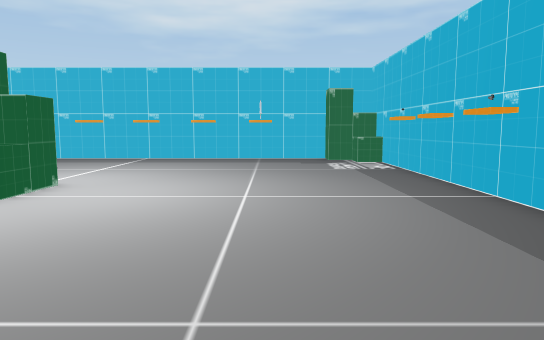
view 1 (above)

15 first-person views from a walk through a scene from a Unity 3-D project. The camera is 1.3 m above the floor, tilts 6° down and sees 70° across. The floor is counted in squares, 1 m on a side. Each view is taken from the middle of a square. On the plan, view 1 faces up. The plan holds only what a view shows up to about 16 squares ahead; the rest is blank. The player is left out. Some animated figures are left out.

view 2
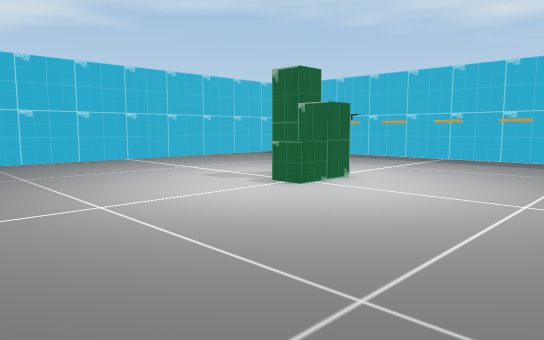

view 3
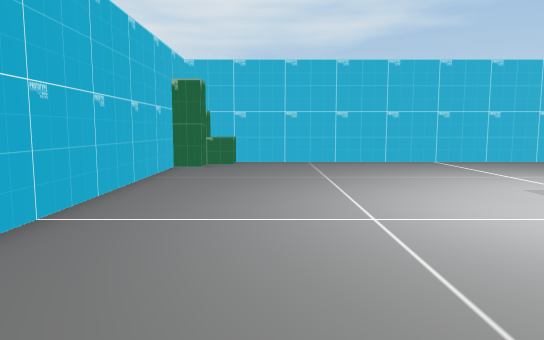

view 4
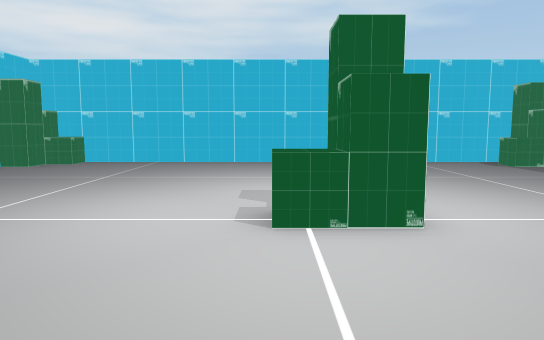

view 5
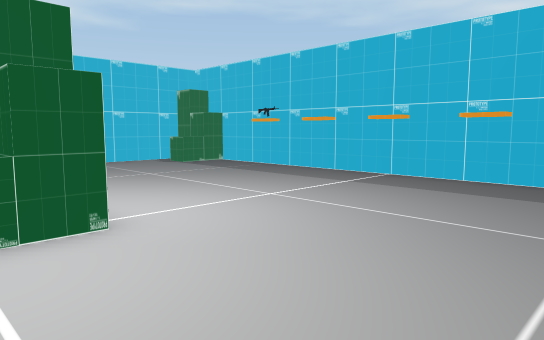

view 6
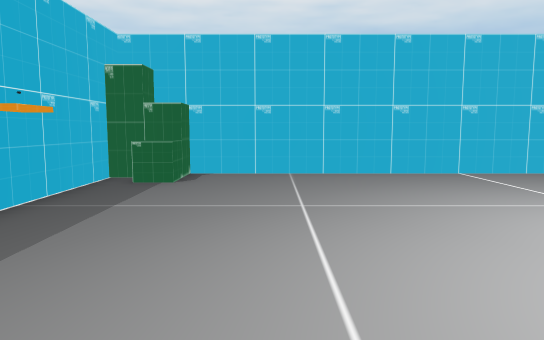

view 7
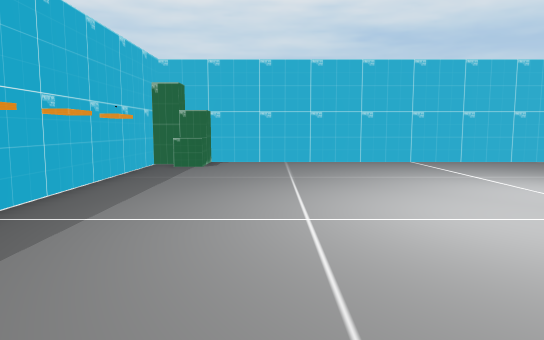

view 8
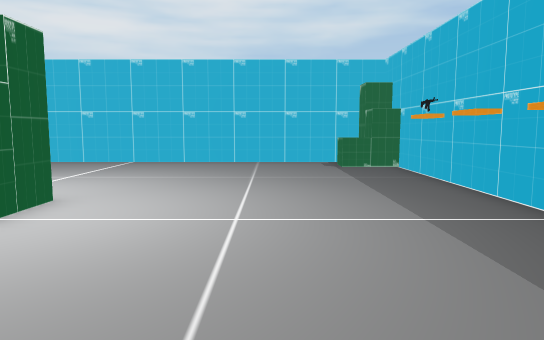

view 9
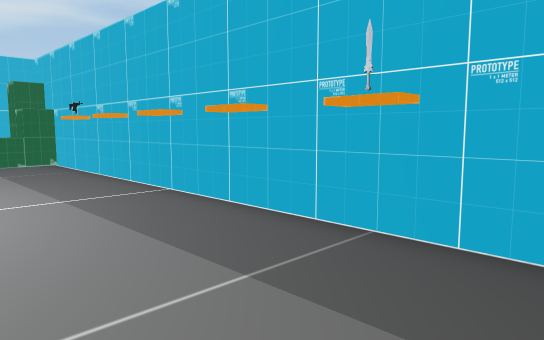

view 10
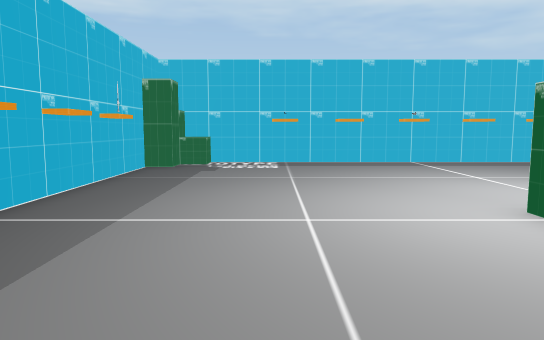

view 11
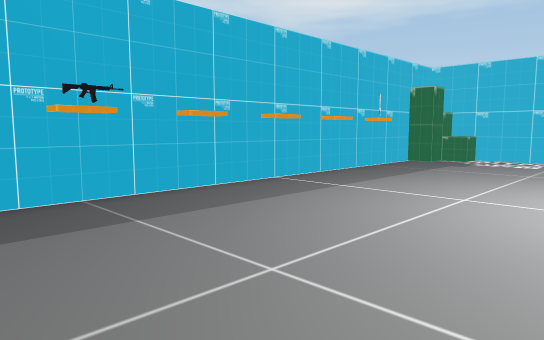

view 12
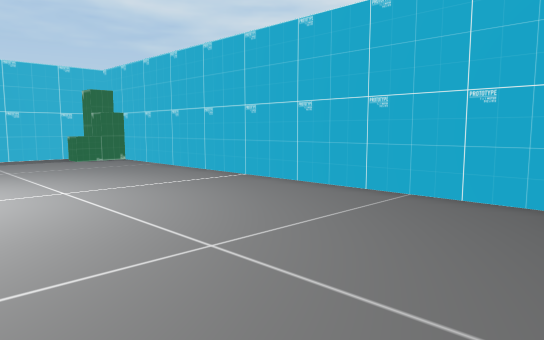

view 13
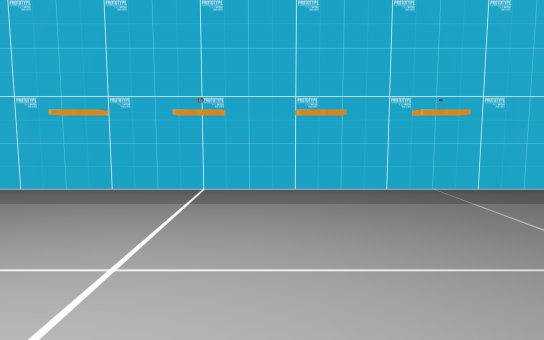

view 14
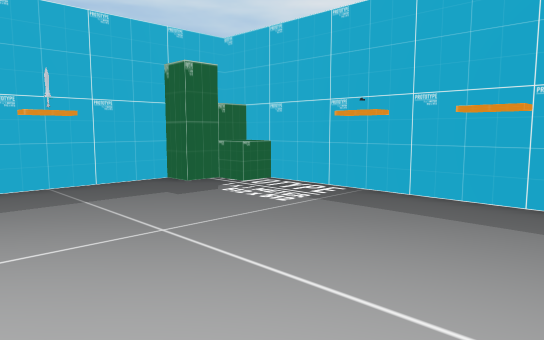

view 15
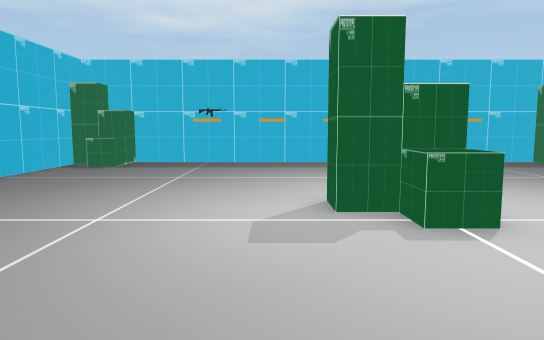

### Floor plan
Points are (right, up) in squares from view 1. A wall is a line through its corners. A room is listed if a view was taken in it or the views show most of it. See-through windows are left out.
Room 1 (views 1, 2, 3, 4, 5, 6, 7, 8, 9, 10, 11, 12, 13, 14, 15)
walls: (3.9, 4.4) (3.9, 5.5) (4.5, 5.5); (4.5, 7) (3.9, 7) (3.9, 7.6); (-5, 17.5) (-5, 16.9) (-6, 16.9) (-6, 17.5); (-7.5, 17.5) (-7.5, 16.9) (-8.5, 16.9) (-8.5, 17.4); (4.5, 9.5) (3.9, 9.5) (3.9, 10.5); (-10.4, 16.9) (-11, 16.9) (-11, 17.4); (-2.5, 17.5) (-2.5, 16.9) (-3.5, 16.9) (-3.5, 17.5); (3.9, 12.4) (3.9, 13); (-13.5, -2.4) (2.5, -2.4); (0, 17.5) (0, 16.9) (-1, 16.9) (-1, 17.5); (4.4, -1.2) (4.4, 16.5); (-15.4, 16.5) (-15.4, -1.5); (2.5, 17.4) (-13.5, 17.4)
objects: other object (-15, -2) to (-14, -1); other object (-15, 16) to (-14, 17); rifle (-10, 17); other object (-7, 7) to (-5, 9); other object (3, -2) to (4, -1); other object (3, 16) to (4, 17); other object (4, 8)

Where each view was taken, in squares from view 1:
view 1: 0 up, 0 right, facing up
view 2: 0 up, 1 right, facing up-left
view 3: 1 up, 0 right, facing left
view 4: 7 up, 0 right, facing left
view 5: 7 up, 0 right, facing up-left
view 6: 9 up, 0 right, facing down
view 7: 13 up, 0 right, facing down
view 8: 13 up, 0 right, facing left
view 9: 13 up, 2 right, facing up-left
view 10: 13 up, 11 left, facing right
view 11: 10 up, 13 left, facing up-right
view 12: 5 up, 14 left, facing down-right
view 13: 6 up, 4 left, facing right
view 14: 8 up, 3 left, facing up-right
view 15: 2 up, 8 left, facing up
